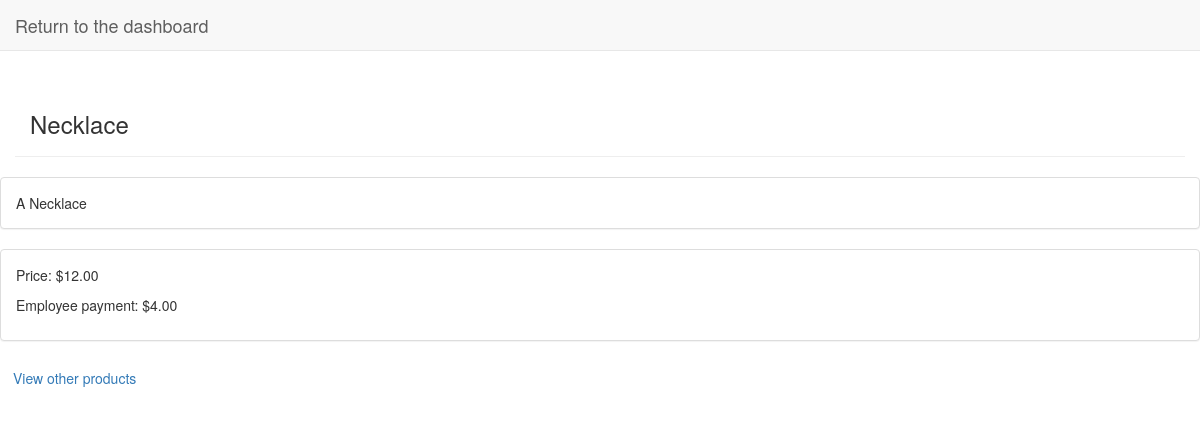
The page /manage/product/2 on the database its author committed.
### management/models.py (models this page shows, shortened)
class Product(models.Model):
    name = models.CharField(max_length=200)
    description = models.TextField()
    order_cost = models.DecimalField(decimal_places=2, max_digits=4) # Price
    employee_payment = models.DecimalField(decimal_places=2, max_digits=4) # Price

### management/views.py (the view)
# urls.py: path('manage/product/<id>', views.product, name="view_product"),
def product(request, id):
    product = Product.objects.get(id=id)
    context = {
        "product":product
    }
    return render(request, "management/product.html", context)

### management/templates/management/product.html
{% extends 'management/base.html' %}
{% block content %}
    <div class="container page-header">
        <h3>{{product.name}}</h3>
    </div>
    <div>
        <p class="panel panel-default panel-body">{{product.description}}</p>
        <div class="panel panel-default panel-body">
            <p>Price: ${{product.order_cost}}</p>
            <p>Employee payment: ${{product.employee_payment}}</p>
        </div>
    </div>
    <a class="btn" href="{% url 'products' %}">View other products</a>
{% endblock content %}

### rows shown on the page
Product: name "Necklace", description "A Necklace", order_cost "12.00", employee_payment "4.00"
